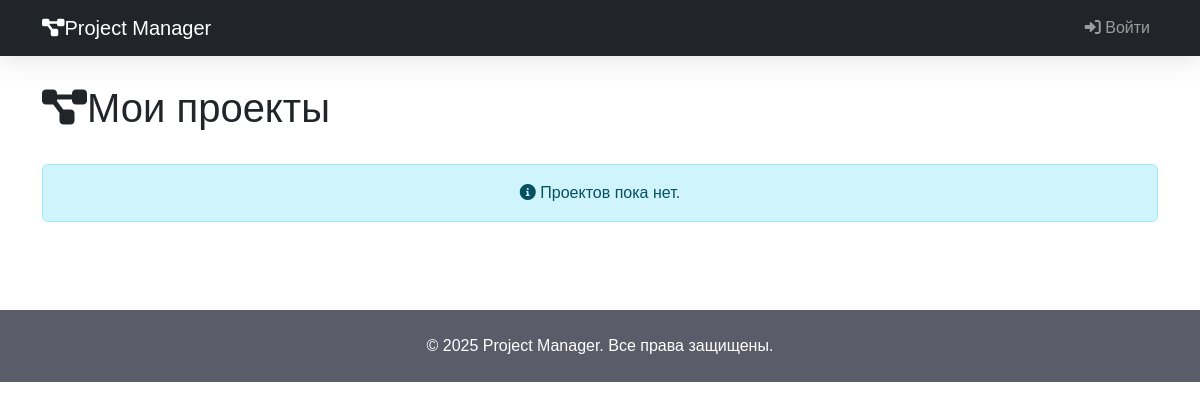
Before: / with the older database file.
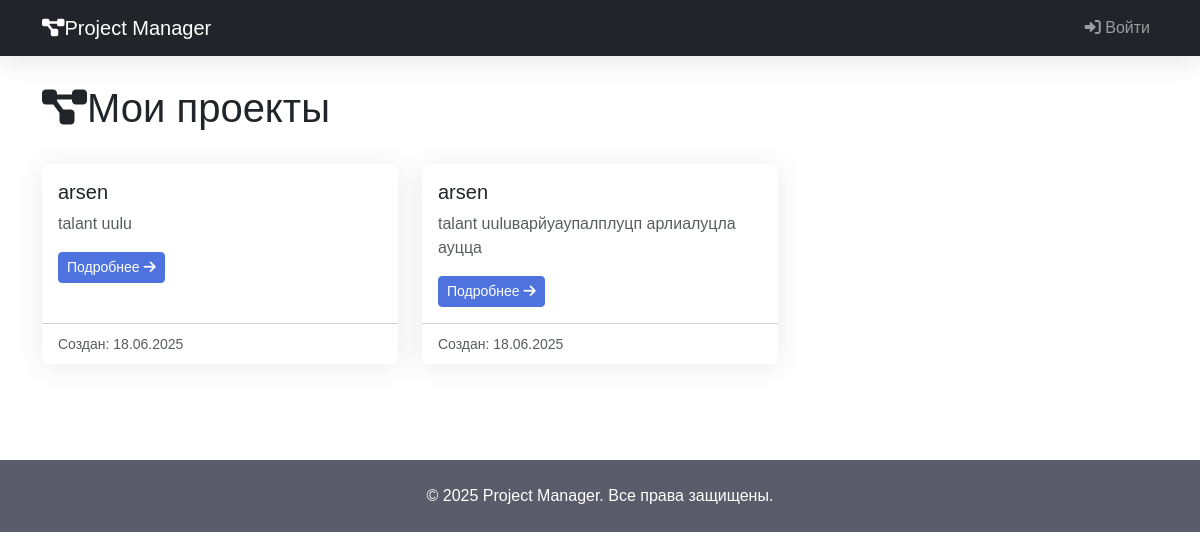
After: the same page with the newer database file.
### boards/models.py (models this page shows)
class Project(models.Model):
    title = models.CharField(max_length=200)
    description = models.TextField()
    created_at = models.DateTimeField(auto_now_add=True)
    updated_at = models.DateTimeField(auto_now=True)
    author = models.ForeignKey(
        settings.AUTH_USER_MODEL,
        on_delete=models.CASCADE,
        null=True,  # Временно разрешаем NULL
        blank=True  # Разрешаем пустое значение в формах
    )

### boards/views.py (the view)
# urls.py: path('', views.project_list, name='project_list'),
def project_list(request):
    projects = Project.objects.all()
    return render(request, 'boards/project_list.html', {'projects': projects})

### templates/boards/project_list.html (shortened to what this page needs)
{% extends "base.html" %}
{% block content %}
<div class="d-flex justify-content-between align-items-center mb-4">
    <h1><i class="fas fa-project-diagram mr-2"></i>Мои проекты</h1>
</div>
<div class="row">
    {% for project in projects %}
    <div class="col-lg-4 col-md-6 mb-4">
        <div class="card h-100">
            <div class="card-body">
                <h5 class="card-title">{{ project.title }}</h5>
                <p class="card-text text-muted">{{ project.description|truncatechars:100 }}</p>
                <div class="d-flex justify-content-between align-items-center">
                    <a href="{% url 'project_detail' project.id %}" class="btn btn-sm btn-primary">
                        Подробнее <i class="fas fa-arrow-right ml-1"></i>
                    </a>
                </div>
            </div>
            <div class="card-footer bg-transparent">
                <small class="text-muted">Создан: {{ project.created_at|date:"d.m.Y" }}</small>
            </div>
        </div>
    </div>
    {% empty %}
    <div class="col-12">
        <div class="alert alert-info text-center">
            <i class="fas fa-info-circle mr-2"></i> Проектов пока нет.
        </div>
    </div>
    {% endfor %}
</div>
{% endblock %}

### templates/base.html (shortened to what this page needs)
<!DOCTYPE html>
<html lang="ru">
<head>
    <link href="https://cdn.jsdelivr.net/npm/bootstrap@5.3.0/dist/css/bootstrap.min.css" rel="stylesheet">
    <link rel="stylesheet" href="https://cdnjs.cloudflare.com/ajax/libs/font-awesome/6.0.0/css/all.min.css">
</head>
<body>
    <nav class="navbar navbar-expand-lg navbar-dark bg-dark fixed-top">
        <div class="container">
            <a class="navbar-brand" href="{% url 'project_list' %}">
                <i class="fas fa-project-diagram mr-2"></i>Project Manager
            </a>
            <div class="collapse navbar-collapse" id="navbarNav">
                <ul class="navbar-nav ms-auto">
                    {% if user.is_authenticated %}
                        <li class="nav-item">
                            <a class="nav-link" href="{% url 'project_list' %}">
                                <i class="fas fa-tasks mr-1"></i> Проекты
                            </a>
                        </li>
                        <li class="nav-item">
                            <a class="nav-link" href="{% url 'logout' %}">
                                <i class="fas fa-sign-out-alt mr-1"></i> Выйти
                            </a>
                        </li>
                    {% else %}
                        <li class="nav-item">
                            <a class="nav-link" href="{% url 'login' %}">
                                <i class="fas fa-sign-in-alt mr-1"></i> Войти
                            </a>
                        </li>
                    {% endif %}
                </ul>
            </div>
        </div>
    </nav>
    <main class="container py-4">
        {% block content %}{% endblock %}
    </main>
    <footer class="py-4 mt-5">
        <div class="container text-center">
            <p class="m-0">© {% now "Y" %} Project Manager. Все права защищены.</p>
        </div>
    </footer>
</body>
</html>

### templates/base.html (style rules this page uses)
:root { --primary: #4e73df; --secondary: #858796; --dark: #5a5c69; }
body { padding-top: 60px; font-family: 'Nunito', sans-serif; }
.navbar { box-shadow: 0 0.15rem 1.75rem 0 rgba(58, 59, 69, 0.15); }
.card { border: none; border-radius: 0.35rem; box-shadow: 0 0.15rem 1.75rem 0 rgba(58, 59, 69, 0.1); transition: all 0.3s; }
footer { background-color: var(--dark); color: white; }
.btn-primary { background-color: var(--primary); border-color: var(--primary); }

Changed rows visible on the page:
added Project: title "arsen", description "talant uulu", created_at "18.06.2025"
added Project: title "arsen", description "talant uuluварйуаупалплуцп арлиалуцла ауцца", created_at "18.06.2025"
Other visible differences:
text no longer shown: "Проектов пока нет."
